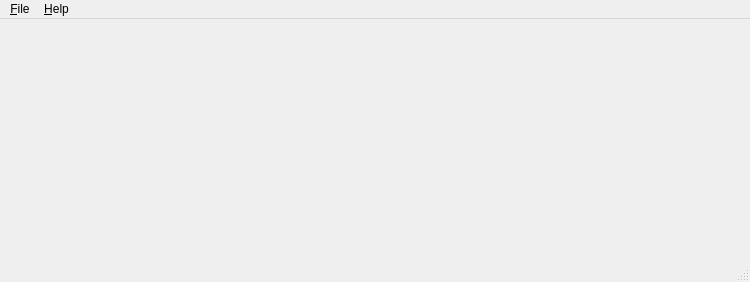
<?xml version="1.0" encoding="UTF-8"?>
<ui version="4.0">
 <class>ImageViewer</class>
 <widget class="QMainWindow" name="ImageViewer">
  <property name="geometry">
   <rect>
    <x>0</x>
    <y>0</y>
    <width>750</width>
    <height>282</height>
   </rect>
  </property>
  <property name="minimumSize">
   <size>
    <width>220</width>
    <height>220</height>
   </size>
  </property>
  <property name="windowTitle">
   <string>ImageViewer</string>
  </property>
  <widget class="QWidget" name="centralwidget"/>
  <widget class="QMenuBar" name="menubar">
   <property name="geometry">
    <rect>
     <x>0</x>
     <y>0</y>
     <width>750</width>
     <height>22</height>
    </rect>
   </property>
   <property name="contextMenuPolicy">
    <enum>Qt::ActionsContextMenu</enum>
   </property>
   <property name="nativeMenuBar">
    <bool>false</bool>
   </property>
   <widget class="QMenu" name="menuFile">
    <property name="title">
     <string>&amp;File</string>
    </property>
    <addaction name="actionOpen"/>
    <addaction name="action_Save"/>
    <addaction name="actionSave_As"/>
    <addaction name="separator"/>
    <addaction name="action_Exit"/>
   </widget>
   <widget class="QMenu" name="menuHelp">
    <property name="title">
     <string>&amp;Help</string>
    </property>
    <addaction name="action_About"/>
   </widget>
   <addaction name="menuFile"/>
   <addaction name="menuHelp"/>
  </widget>
  <widget class="QStatusBar" name="statusbar"/>
  <action name="actionOpen">
   <property name="text">
    <string>&amp;Open</string>
   </property>
   <property name="shortcut">
    <string>Ctrl+O</string>
   </property>
  </action>
  <action name="action_Exit">
   <property name="text">
    <string>E&amp;xit</string>
   </property>
   <property name="shortcut">
    <string>Ctrl+X</string>
   </property>
  </action>
  <action name="action_About">
   <property name="text">
    <string>&amp;About</string>
   </property>
  </action>
  <action name="action_Save">
   <property name="text">
    <string>&amp;Save</string>
   </property>
   <property name="shortcut">
    <string>Ctrl+S</string>
   </property>
  </action>
  <action name="actionSave_As">
   <property name="text">
    <string>Save &amp;As</string>
   </property>
   <property name="shortcut">
    <string>Ctrl+A</string>
   </property>
  </action>
 </widget>
 <resources/>
 <connections/>
</ui>
